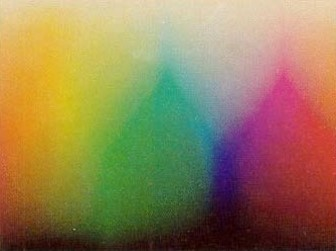
#> input picture color_transfer/colored.jpg, 336 x 251 px
$ python part1.py
#> lines starting #> are read from the running program, lines starting #| are printed output that depends on the picture
import numpy as np
from matplotlib import pyplot as plt
import cv2
import os
import math

string="colored.jpg"

image = cv2.imread(string)
#> image is the input picture: shape (251, 336, 3); mean B, G, R 87, 127.2, 147.9
image=cv2.resize(image,(50,50))
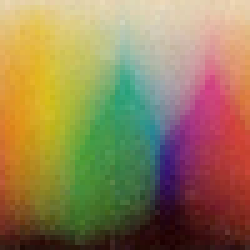
#> image: shape (50, 50, 3) (shown 5 times larger); mean B, G, R 86.9, 127.1, 147.9

colorsFound=[]
colorsFoundMedian=[]
redMin=256
blueMin=256
greenMin=256
redMax=-1
blueMax=-1
greenMax=-1

for x in range(image.shape[0]):
	for y in range(image.shape[1]):
		print(x,y)
		pixel=image[x,y]
		index=-1
		for i in range(len(colorsFound)):
			if((colorsFound[i][0]==pixel).all()):
				index=i
				value=colorsFound[i][1]+1
				colorsFound[i]=(pixel,value)
		if index==-1:
			colorsFound.append((image[x,y],1))
			colorsFoundMedian.append(image[x,y])
			if(pixel[0]>blueMax): blueMax=pixel[0]
			if(pixel[1]>greenMax): greenMax=pixel[1]
			if(pixel[2]>redMax): redMax=pixel[2]
			if(pixel[0]<blueMin): blueMin=pixel[0]
			if(pixel[1]<greenMin): greenMin=pixel[1]
			if(pixel[2]<redMin): redMin=pixel[2]
#> after the loop, blueMax = 193; blueMin = 0; colorsFound = 2487 items, first 6: ([169, 209, 228], 1), ([177, 214, 235], 1), ([170, 211, 228], 1), ([165, 208, 227], 2), ([171, 209, 232], 1), ([164, 208, 229], 1); colorsFoundMedian = 2487 items, first 6: [169, 209, 228], [177, 214, 235], [170, 211, 228], [165, 208, 227], [171, 209, 232], [164, 208, 229]; greenMax = 219; greenMin = 0; redMax = 239; redMin = 29

print(len(colorsFound))
print(len(colorsFoundMedian))

def sortHelpPopularity(e):
	return e[1]

def closestColor(color, colors):
	minDist=999999999
	closestOne=color
	for i in range(len(colors)):
		dist=math.sqrt((int(colors[i][0])-int(color[0]))**2 + (int(colors[i][1])-int(color[1]))**2 + (int(colors[i][2])-int(color[2]))**2)
		if(dist<minDist):
			minDist=dist
			closestColor=colors[i]
	return closestColor


def popularity(k):
#> called with k = 4
	image = cv2.imread(string)
	#image=cv2.resize(image,(50,50))
	colorsFound.sort(key=sortHelpPopularity)
	i=len(colorsFound)
#> i = 2487
	selectedColors=[]
	for j in range(k):
		i=i-1
		color=(colorsFound[i][0][0],colorsFound[i][0][1],colorsFound[i][0][2])
		print(color)
		selectedColors.append(color)
#> this loop made 4 passes
#> (i, color) on passes 1 to 4: (2486, (5, 7, 37)), (2485, (16, 17, 45)), (2484, (14, 23, 37)), (2483, (13, 8, 39))
#> after the loop, i = 2483; selectedColors = [(5, 7, 37), (16, 17, 45), (14, 23, 37), (13, 8, 39)]

	for x in range(image.shape[0]):
		for y in range(image.shape[1]):
			temp=image[x,y]
			color=(temp[0],temp[1],temp[2])
			image[x,y]=closestColor(color,selectedColors)
#> this loop made 251 passes
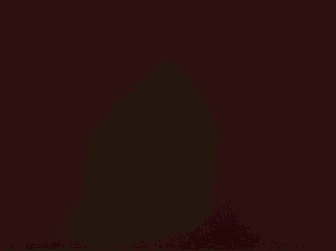
#> image: shape (251, 336, 3); mean B, G, R 15.3, 18.2, 42.9

	cv2.imshow("img",image)
	cv2.waitKey(0)
	name = string.split('.')
	finalName=name[0]+str(k)+'Popularity.jpg'
	cv2.imwrite(finalName, image)


def sortHelpMedian(e):
	rangeBlue=blueMax-blueMin
	rangeGreen=greenMax-greenMin
	rangeRed=redMax-redMin
	if((rangeBlue>rangeGreen) and (rangeBlue>rangeRed)): return e[0]
	elif(rangeGreen>rangeBlue and rangeGreen>rangeRed): return e[1]
	else: return e[2]

def medianCut(k):
#> called with k = 256
	image = cv2.imread(string)
	image=cv2.resize(image,(50,50))

	colorsFoundMedian.sort(key=sortHelpMedian)
	nBuckets=1
	buckets=[colorsFoundMedian]
	while nBuckets<k:
		current=len(buckets)
		for i in range(current):
			popped=buckets.pop(0)
			buckets.append(popped[:int(len(popped)/2)])
			buckets.append(popped[int(len(popped)/2):])
		nBuckets*=2

	selectedColors=[]
	for i in range(len(buckets)):
		blue=0
		green=0
		red=0
		for j in range(len(buckets[i])):
			blue+=buckets[i][j][0]**2
			green+=buckets[i][j][1]**2
			red+=buckets[i][j][2]**2
		average=(int(math.sqrt(blue/len(buckets[i]))),int(math.sqrt(green/len(buckets[i]))),int(math.sqrt(red/len(buckets[i]))))
		selectedColors.append(average)

	print(len(selectedColors))
	for x in range(image.shape[0]):
		for y in range(image.shape[1]):
			temp=image[x,y]
			color=(temp[0],temp[1],temp[2])
			image[x,y]=closestColor(color,selectedColors)
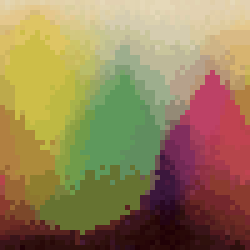
#> image: shape (50, 50, 3) (shown 5 times larger); mean B, G, R 87.5, 128.5, 150.1

	cv2.imshow("img",image)
	cv2.waitKey(0)
	name = string.split('.')
	finalName=name[0]+str(k)+'medianCut.jpg'
	cv2.imwrite(finalName, image)


def floyd(k):
#> called with k = 256
	image = cv2.imread(string)
	image=cv2.resize(image,(50,50))

	colorsFoundMedian.sort(key=sortHelpMedian)
	nBuckets=1
	buckets=[colorsFoundMedian]
	while nBuckets<k:
		current=len(buckets)
		for i in range(current):
			popped=buckets.pop(0)
			buckets.append(popped[:int(len(popped)/2)])
			buckets.append(popped[int(len(popped)/2):])
		nBuckets*=2

	selectedColors=[]
	for i in range(len(buckets)):
		blue=0
		green=0
		red=0
		for j in range(len(buckets[i])):
			blue+=buckets[i][j][0]**2
			green+=buckets[i][j][1]**2
			red+=buckets[i][j][2]**2
		average=(int(math.sqrt(blue/len(buckets[i]))),int(math.sqrt(green/len(buckets[i]))),int(math.sqrt(red/len(buckets[i]))))
		selectedColors.append(average)

	print(len(selectedColors))
	for x in range(image.shape[0]):
		for y in range(image.shape[1]):
			temp=image[x,y]
			color=(temp[0],temp[1],temp[2])
			image[x,y]=closestColor(color,selectedColors)
			error=((image[x,y][0]-color[0]),(image[x,y][1]-color[1]),(image[x,y][2]-color[2]))
			for i in range(3):
				try:
					image[x,y+1][i]=(image[x,y+1][i]+(error[i]*5/16))
				except IndexError:
					pass
				try:
					image[x+1,y][i]=image[x+1,y][i]+(error[i]*7/16)
				except IndexError:
					pass
				try:
					image[x+1,y+1][i]=image[x+1,y+1][i]+(error[i]*3/16)
				except IndexError:
					pass
				try:
					image[x-1,y+1][i]=image[x+1,y][i]+(error[i]/16)
				except IndexError:
					pass
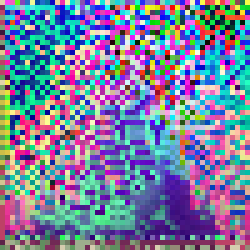
#> image: shape (50, 50, 3) (shown 5 times larger); mean B, G, R 158.3, 126.5, 120

	#cv2.imshow("img",image)
	#cv2.waitKey(0)
	changedimg = cv2.cvtColor(image, cv2.COLOR_BGR2RGB)
	image=cv2.resize(image,(300,300))
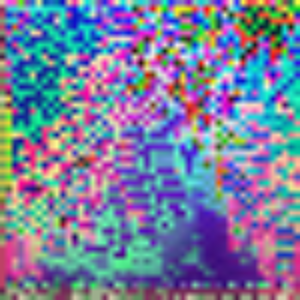
#> image: shape (300, 300, 3); mean B, G, R 158.2, 126.4, 119.9
	cv2.imshow("img",image)
	cv2.waitKey(0)
	name = string.split('.')
	finalName=name[0]+str(k)+'floyd.jpg'
	cv2.imwrite(finalName, image)


popularity(4)
medianCut(256)
floyd(256)

$ run again, with color_transfer/aa.jpg copied over color_transfer/colored.jpg
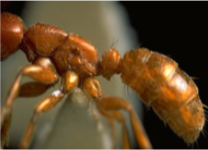
#> input picture color_transfer/aa.jpg, 208 x 150 px
#> image is the input picture: shape (150, 208, 3); mean B, G, R 41.2, 71.9, 95.7
#> after the loop `for x in range(image.shape[0]):`: blueMax = 232; blueMin = 0; colorsFound = 1893 items, first 6: ([4, 4, 31], 1), ([3, 5, 35], 1), ([5, 6, 18], 1), ([1, 5, 6], 390), ([2, 5, 10], 1), ([23, 33, 37], 1); colorsFoundMedian = 1893 items, first 6: [4, 4, 31], [3, 5, 35], [5, 6, 18], [1, 5, 6], [2, 5, 10], [23, 33, 37]; greenMax = 251; greenMin = 3; redMax = 255; redMin = 3
#> in popularity, `i=len(colorsFound)`: i = 1893
#> the loop in popularity, `for j in range(k):` made 4 passes
#> (i, color) on passes 1 to 4: (1892, (1, 5, 6)), (1891, (68, 102, 108)), (1890, (2, 5, 6)), (1889, (69, 104, 114))
#> after the loop in popularity, `for j in range(k):`: i = 1889; selectedColors = [(1, 5, 6), (68, 102, 108), (2, 5, 6), (69, 104, 114)]
#> the loop in popularity, `for x in range(image.shape[0]):` made 150 passes
#> after the loop in popularity, `for x in range(image.shape[0]):`:
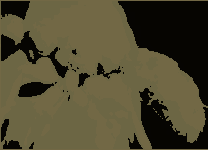
#> image: shape (150, 208, 3); mean B, G, R 48.8, 74.3, 80.2
#> in floyd, `image=cv2.resize(image,(300,300))`:
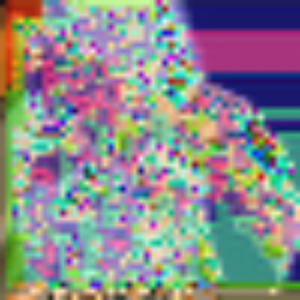
#> image: shape (300, 300, 3); mean B, G, R 139.8, 138.8, 137.4

$ run again, with color_transfer/aaa.jpg copied over color_transfer/colored.jpg
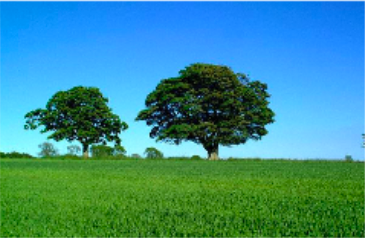
#> input picture color_transfer/aaa.jpg, 365 x 238 px
#> image is the input picture: shape (238, 365, 3); mean B, G, R 145.1, 142.1, 59.7
#> after the loop `for x in range(image.shape[0]):`: blueMax = 255; blueMin = 0; colorsFound = 2198 items, first 6: ([234, 139, 7], 1), ([236, 140, 7], 1), ([236, 141, 7], 1), ([235, 140, 7], 1), ([237, 140, 8], 1), ([239, 140, 8], 1); colorsFoundMedian = 2198 items, first 6: [234, 139, 7], [236, 140, 7], [236, 141, 7], [235, 140, 7], [237, 140, 8], [239, 140, 8]; greenMax = 252; greenMin = 4; redMax = 176; redMin = 0
#> in popularity, `i=len(colorsFound)`: i = 2198
#> the loop in popularity, `for j in range(k):` made 4 passes
#> (i, color) on passes 1 to 4: (2197, (255, 168, 65)), (2196, (255, 142, 35)), (2195, (248, 130, 22)), (2194, (255, 167, 64))
#> after the loop in popularity, `for j in range(k):`: i = 2194; selectedColors = [(255, 168, 65), (255, 142, 35), (248, 130, 22), (255, 167, 64)]
#> the loop in popularity, `for x in range(image.shape[0]):` made 238 passes
#> after the loop in popularity, `for x in range(image.shape[0]):`:
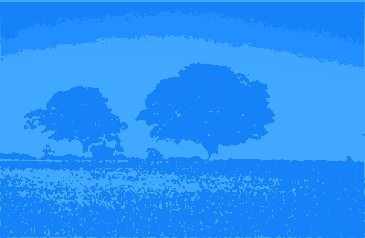
#> image: shape (238, 365, 3); mean B, G, R 251.5, 146.1, 40.2
#> in floyd, `image=cv2.resize(image,(300,300))`:
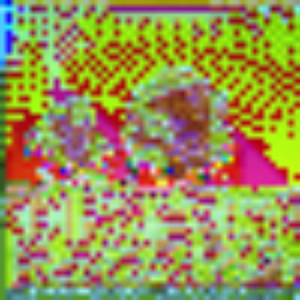
#> image: shape (300, 300, 3); mean B, G, R 82.7, 147.1, 153.4
